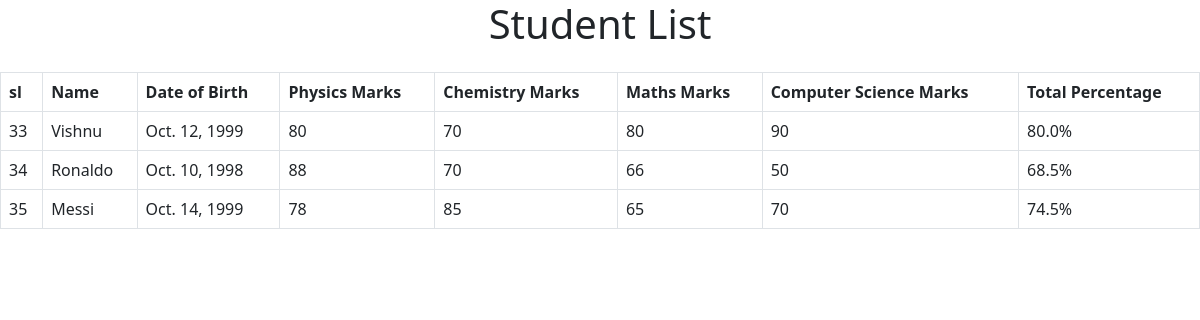
Page /list on the committed database.
### student/models.py (models this page shows, shortened)
class Student(models.Model):
    name = models.CharField(max_length=100)
    date_of_birth = models.DateField()
    physics_marks = models.IntegerField()
    chemistry_marks = models.IntegerField()
    maths_marks = models.IntegerField()
    computer_science_marks = models.IntegerField()
    def total_marks(self):
        return self.physics_marks + self.chemistry_marks + self.maths_marks + self.computer_science_marks
    def percentage(self):
        return round((self.total_marks() / 400) * 100, 2)

### student/views.py (the view)
# urls.py: path('list',views.student_list,name="list")
def student_list(request):
    students = Student.objects.all()
    return render(request, 'student_list.html', {'students': students})

### student/templates/student_list.html (shortened to what this page needs)
<link href="https://cdn.jsdelivr.net/npm/bootstrap@5.3.0-alpha3/dist/css/bootstrap.min.css" rel="stylesheet">
{% block content %}
  <h1 class="text-center mb-4">Student List</h1>
  <table class="table table-bordered">
    <thead>
      <tr>
        <th>sl</th>
        <th>Name</th>
        <th>Date of Birth</th>
        <th>Physics Marks</th>
        <th>Chemistry Marks</th>
        <th>Maths Marks</th>
        <th>Computer Science Marks</th>
        <th>Total Percentage</th>
      </tr>
    </thead>
    <tbody>
      {% for student in students %}
        <tr>
            <td>{{student.id}}</td>
          <td>{{ student.name }}</td>
          <td>{{ student.date_of_birth }}</td>
          <td>{{ student.physics_marks }}</td>
          <td>{{ student.chemistry_marks }}</td>
          <td>{{ student.maths_marks }}</td>
          <td>{{ student.computer_science_marks }}</td>
          <td>{{ student.percentage }}%</td>
        </tr>
      {% endfor %}
    </tbody>
  </table>
{% endblock %}

### rows in the picture
Student: id "33", name "Vishnu", date_of_birth "Oct. 12, 1999", physics_marks "80", chemistry_marks "70", maths_marks "80", computer_science_marks "90", percentage "80.0"
Student: id "34", name "Ronaldo", date_of_birth "Oct. 10, 1998", physics_marks "88", chemistry_marks "70", maths_marks "66", computer_science_marks "50", percentage "68.5"
Student: id "35", name "Messi", date_of_birth "Oct. 14, 1999", physics_marks "78", chemistry_marks "85", maths_marks "65", computer_science_marks "70", percentage "74.5"
